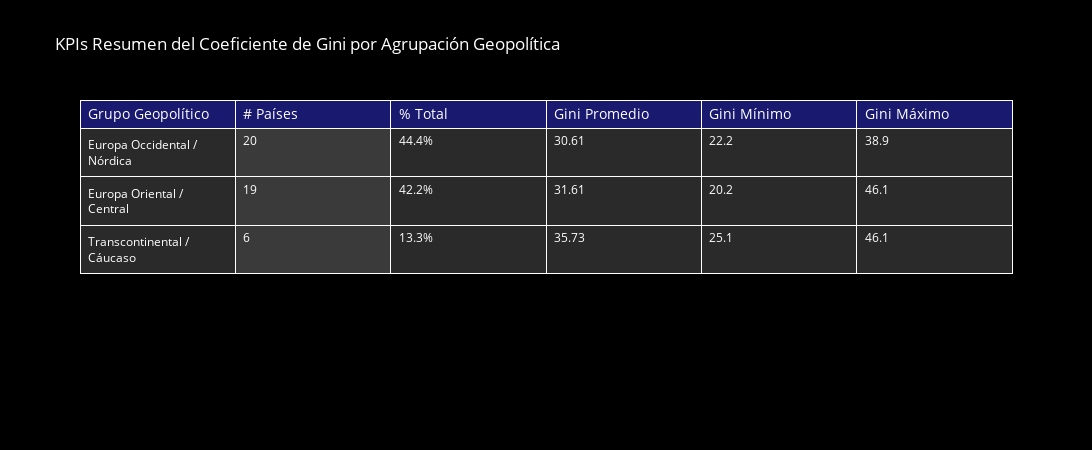

Notebook code for this chart:
### Code cell
import matplotlib.pyplot as plt
import seaborn as sns
import plotly.graph_objects as go

# 1. Establecer el tema oscuro
sns.set_theme(style='darkgrid')

plt.rcParams.update({
    "figure.facecolor": "black",
    "axes.facecolor": "#222222",
    "grid.color": "gray",
    "text.color": "white",
    "axes.labelcolor": "white",
    "xtick.color": "white",
    "ytick.color": "white",
    "legend.facecolor": "#222222",
    "legend.edgecolor": "white",
    "savefig.facecolor": "black"
})

# --- GRÁFICO DE SEABORN CORREGIDO ---

plt.figure(figsize=(12, 8)) # Aumentamos un poco el alto para la leyenda
sns.lineplot(
    data=df_paises_europeos, 
    x='Year', 
    y='Value', 
    hue='Agrupacion', 
    marker='o', 
    errorbar=None 
)

plt.title('Evolución del Coeficiente de Gini en Países Europeos', fontsize=16, color='white', pad=20)
plt.xlabel('Año')
plt.ylabel('Índice de Gini (0 - 50)')
plt.ylim(0, 50) 

# --- CAMBIO DE POSICIÓN DE LA LEYENDA A LA PARTE INFERIOR ---
plt.legend(
    title='Grupos Geopolíticos', 
    loc='upper center',          # Punto de anclaje de la leyenda
    bbox_to_anchor=(0.5, -0.15), # (x, y) -> 0.5 es el centro, -0.15 la mueve debajo del eje X
    ncol=3,                      # Organiza los grupos en 3 columnas para que no sea muy larga
    title_fontsize='13',
    fontsize='11',
    frameon=True
)

plt.grid(True, linestyle='-', alpha=0.3)
plt.tight_layout()
plt.show()

# --- EL RESTO DE TU CÓDIGO (KPIs y TABLA) SIGUE IGUAL ---

df_kpis = df_paises_europeos.groupby('Agrupacion').agg(
    Paises=('Country Name', 'nunique'),
    Gini_Minimo_Historico=('Value', 'min'),
    Gini_Maximo_Historico=('Value', 'max'),
    Gini_Promedio_Total=('Value', 'mean')
).reset_index()

df_kpis['Gini_Promedio_Total'] = df_kpis['Gini_Promedio_Total'].round(2)
df_kpis['Gini_Minimo_Historico'] = df_kpis['Gini_Minimo_Historico'].round(2)
df_kpis['Gini_Maximo_Historico'] = df_kpis['Gini_Maximo_Historico'].round(2)
df_kpis['% Paises'] = (df_kpis['Paises'] / df_kpis['Paises'].sum() * 100).round(1).astype(str) + '%'
df_kpis = df_kpis.rename(columns={'Agrupacion': 'Grupo Geopolítico'})

fig_table = go.Figure(data=[go.Table(
    header=dict(
        values=['Grupo Geopolítico', '# Países', '% Total', 'Gini Promedio', 'Gini Mínimo', 'Gini Máximo'],
        fill_color='midnightblue',
        align='left',
        font=dict(color='white', size=14)
    ),
    cells=dict(
        values=[
            df_kpis['Grupo Geopolítico'], 
            df_kpis['Paises'], 
            df_kpis['% Paises'],
            df_kpis['Gini_Promedio_Total'],
            df_kpis['Gini_Minimo_Historico'],
            df_kpis['Gini_Maximo_Historico']
        ],
        fill_color=['#2a2a2a' if i % 2 == 0 else '#3a3a3a' for i in range(len(df_kpis))],
        align='left',
        font=dict(color='white', size=12),
        height=35
    )
)])

fig_table.update_layout(
    title='KPIs Resumen del Coeficiente de Gini por Agrupación Geopolítica', 
    width=1200, 
    height=450, 
    plot_bgcolor='black', 
    paper_bgcolor='black', 
    font=dict(color='white')
)
fig_table.show()

### Figure 1 — Plotly figure (JSON) as saved in the notebook; plotly's stock layout.template omitted (floating-point values rounded to 4 significant figures)
{"data": [{"cells": {"align": "left", "fill": {"color": ["#2a2a2a", "#3a3a3a", "#2a2a2a"]}, "font": {"color": "white", "size": 12}, "height": 35, "values": [["Europa Occidental / Nórdica", "Europa Oriental / Central", "Transcontinental / Cáucaso"], [20, 19, 6], ["44.4%", "42.2%", "13.3%"], [30.61, 31.61, 35.73], [22.2, 20.2, 25.1], [38.9, 46.1, 46.1]]}, "header": {"align": "left", "fill": {"color": "midnightblue"}, "font": {"color": "white", "size": 14}, "values": ["Grupo Geopolítico", "# Países", "% Total", "Gini Promedio", "Gini Mínimo", "Gini Máximo"]}, "type": "table"}], "layout": {"font": {"color": "white"}, "height": 450, "paper_bgcolor": "black", "plot_bgcolor": "black", "title": {"text": "KPIs Resumen del Coeficiente de Gini por Agrupación Geopolítica"}, "width": 1200}}
